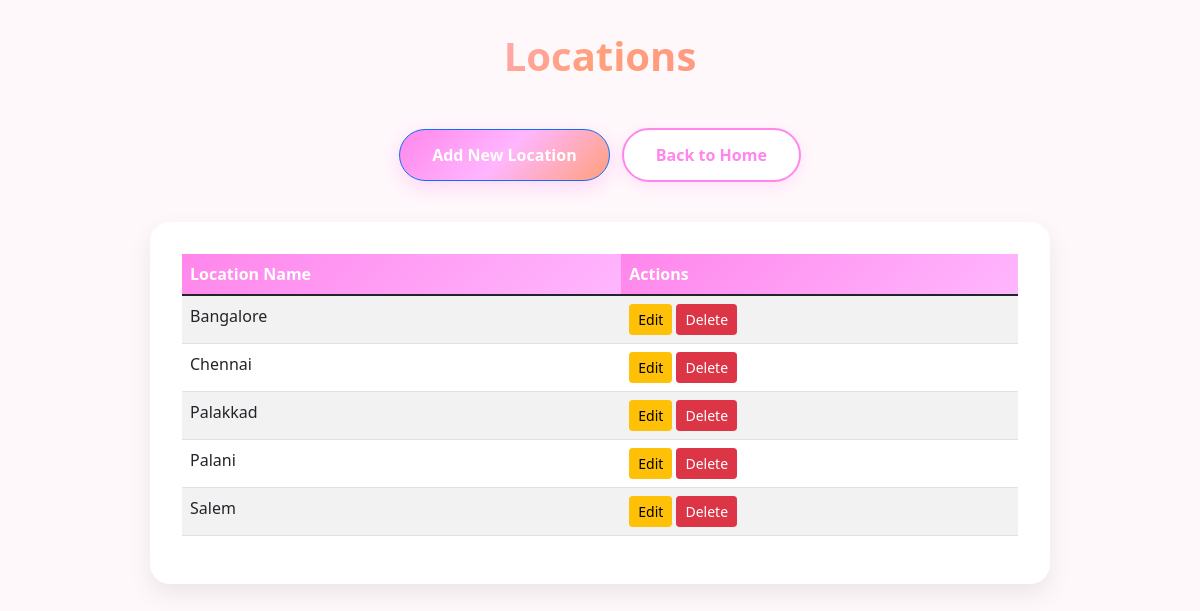
/locations, run on the app's committed database.
### model.py (models this page shows, shortened)
class Location(db.Model):
    __tablename__ = "location"
    name = db.Column(db.String(200), primary_key=True)

### app.py (the view)
    @app.route('/locations')
    def locations():
        locations_list = Location.query.order_by(Location.name).all()
        return render_template('locations.html', locations=locations_list)

### templates/locations.html (shortened to what this page needs)
<!DOCTYPE html>
<html lang="en">
<head>
    <link href="https://cdn.jsdelivr.net/npm/bootstrap@5.1.3/dist/css/bootstrap.min.css" rel="stylesheet">
</head>
<body>
    <div class="container mt-4">
        <h2>Locations</h2>
        <div class="text-center mb-4">
            <a href="{{ url_for('add_location') }}" class="btn btn-primary me-2">Add New Location</a>
            <a href="{{ url_for('index') }}" class="btn btn-secondary">Back to Home</a>
        </div>
        {% if locations %}
        <div class="table-container table-responsive">
            <table class="table table-striped">
                <thead>
                    <tr>
                        <th>Location Name</th>
                        <th>Actions</th>
                    </tr>
                </thead>
                <tbody>
                    {% for location in locations %}
                    <tr>
                        <td>{{ location.name }}</td>
                        <td>
                            <a href="{{ url_for('edit_location', location_name=location.name) }}" class="btn btn-sm btn-warning">Edit</a>
                            <form action="{{ url_for('delete_location', location_name=location.name) }}" method="POST" style="display: inline;">
                                <button type="submit" class="btn btn-sm btn-danger" onclick="return confirm('Are you sure you want to delete this location?')">Delete</button>
                            </form>
                        </td>
                    </tr>
                    {% endfor %}
                </tbody>
            </table>
        </div>
        {% else %}
        <div class="alert alert-info text-center">
            No locations found. <a href="{{ url_for('add_location') }}">Add the first location</a>.
        </div>
        {% endif %}
    </div>
</body>
</html>

### templates/locations.html (style rules this page uses)
body { font-family: 'Segoe UI', Tahoma, Geneva, Verdana, sans-serif; background: #fff8fb; color: #333; }
h2 { text-align: center; font-size: 2.5rem; font-weight: 800; background: linear-gradient(135deg, #FF86EB 0%, #FFB6FE 25%, #FFA07A 50%, #FF8C94 75%, #9484FE 100%); -webkit-background-clip: text; background-clip: text; -webkit-text-fill-color: transparent; margin: 2rem 0 3rem; }
.btn-primary, .btn-secondary { border-radius: 50px; font-weight: 600; padding: 0.8rem 2rem; margin-bottom: 1rem; }
.btn-primary { background: linear-gradient(135deg, #FF86EB, #FFB6FE, #FFA07A); color: white; box-shadow: 0 6px 20px rgba(255, 134, 235, 0.3); }
.btn-secondary { background: white; color: #FF86EB; border: 2px solid #FF86EB; box-shadow: 0 4px 15px rgba(255, 134, 235, 0.2); }
.table-container { max-width: 900px; margin: 0 auto; background: white; padding: 2rem; border-radius: 20px; box-shadow: 0 10px 25px rgba(0,0,0,0.08); }
.table thead th { background: linear-gradient(135deg, #FF86EB, #FFB6FE); color: white; font-weight: 700; }

### data on the page
Location: name "Bangalore"
Location: name "Chennai"
Location: name "Palakkad"
Location: name "Palani"
Location: name "Salem"
